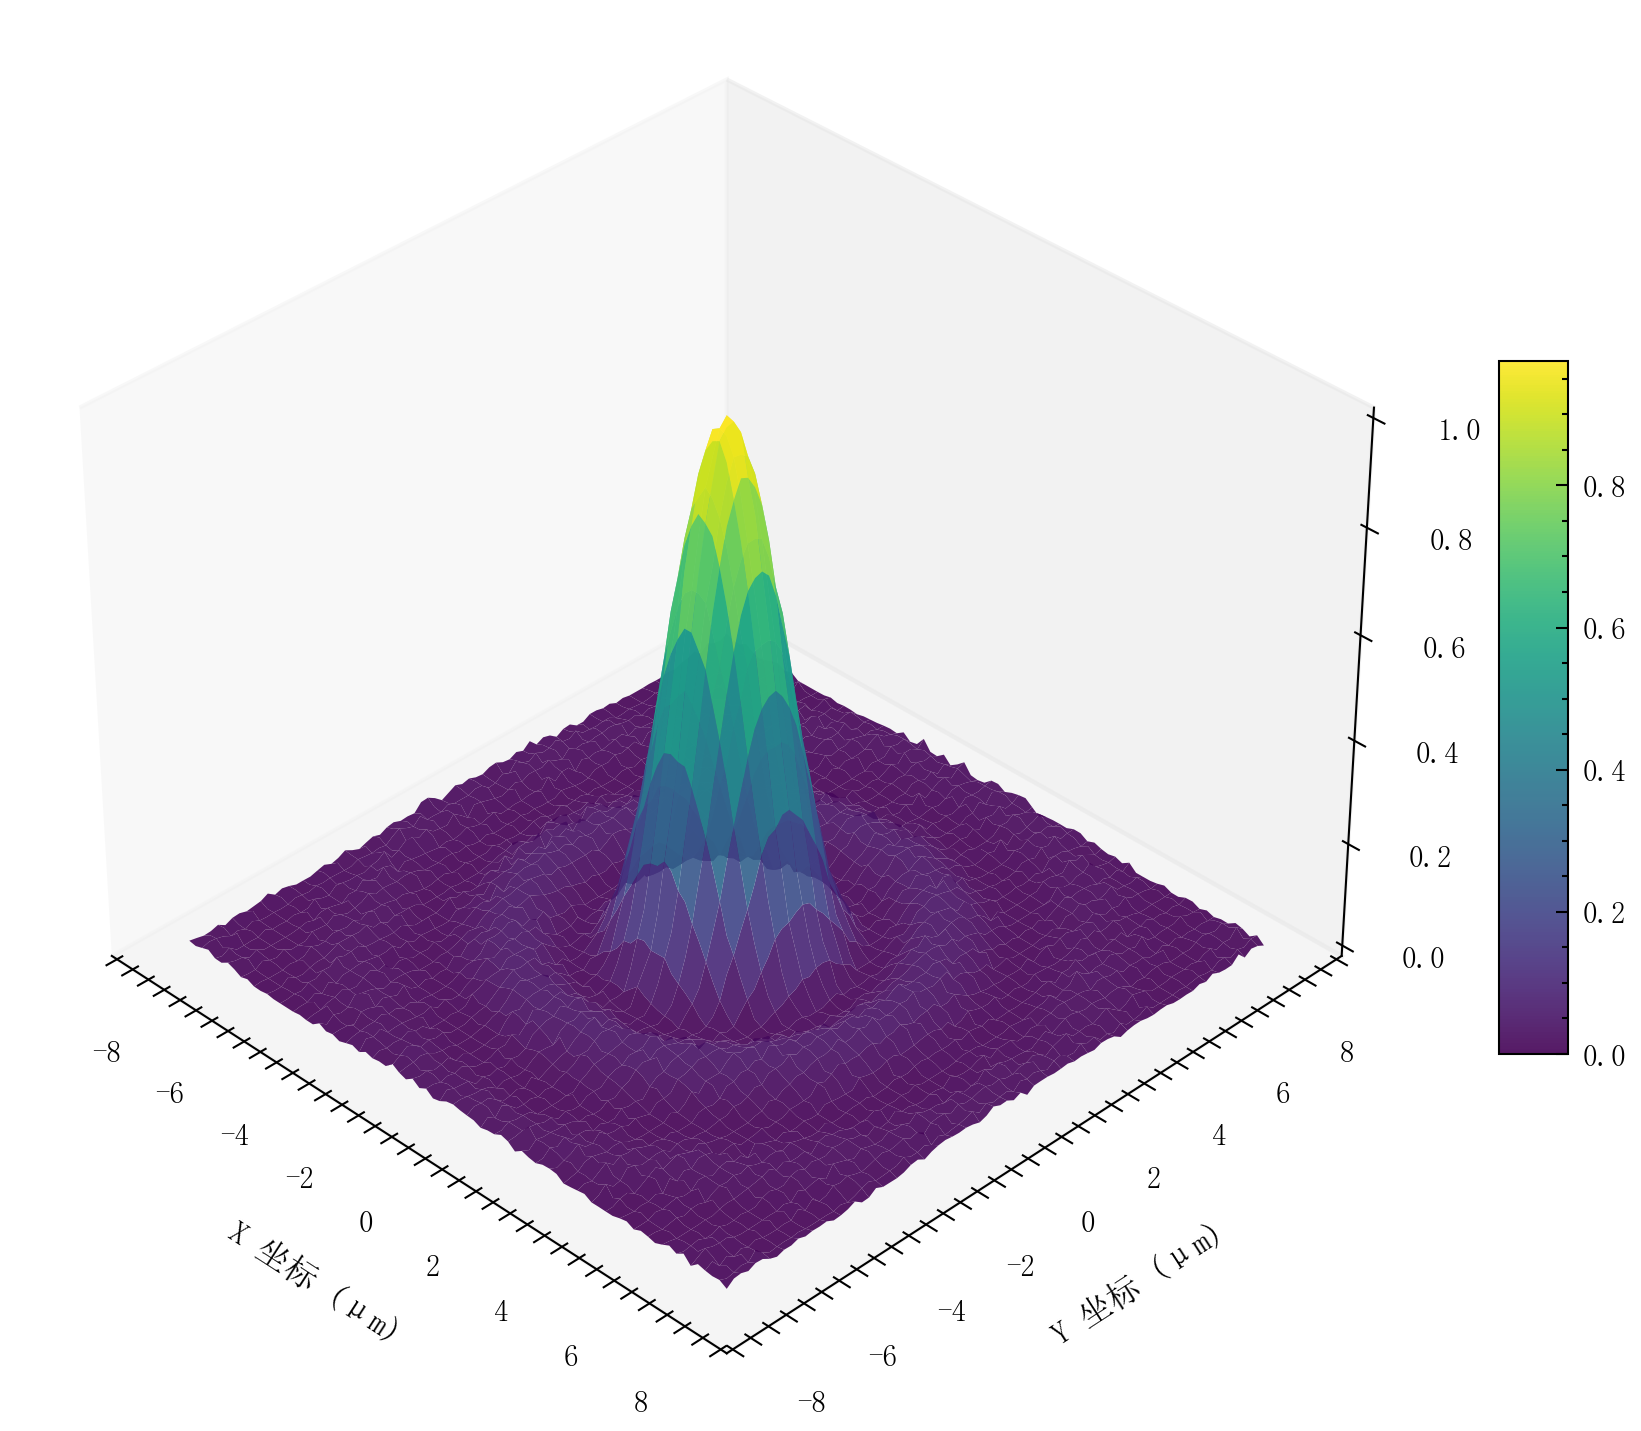

Write Python code to recreate this figure.
"""
10_3d_surface.py — 3D 曲面图

展示 SciPlot 的 plot_surface() 功能：绘制二维 sinc 函数的三维曲面，
模拟光学衍射的强度分布。选用合适的视角和配色以突出曲面结构。
使用 pastel 配色，Nature 默认样式，中文标签。
"""

import numpy as np
import sciplot as sp

# 可复现随机种子
np.random.seed(42)

# ── 数据生成 ──────────────────────────────────────────────────
# 二维 sinc 函数：sinc(r) = sin(r) / r，模拟圆孔衍射的强度分布
resolution = 80
x = np.linspace(-8, 8, resolution)
y = np.linspace(-8, 8, resolution)
X, Y = np.meshgrid(x, y)

# 计算到原点的距离
R = np.sqrt(X**2 + Y**2)

# sinc 函数（处理 r=0 的奇点）
Z = np.where(R == 0, 1.0, np.sin(R) / R)
Z = Z**2  # 衍射强度 ∝ sinc²(r)，取值 [0, 1]

# 加入轻微噪声模拟实验数据
Z_noisy = Z + np.random.normal(0, 0.005, Z.shape)
Z_noisy = np.clip(Z_noisy, 0, None)  # 强度非负

# ── 3D 曲面绘制 ───────────────────────────────────────────────
result = sp.plot_surface(
    X, Y, Z_noisy,
    xlabel="X 坐标 (μm)",
    ylabel="Y 坐标 (μm)",
    zlabel="归一化强度",
    cmap="viridis",
    alpha=0.9,
    elev=35,        # 仰角
    azim=-45,       # 方位角
    venue="nature",
)

fig = result.fig
ax = result.ax

# ── 保存 ──────────────────────────────────────────────────────
sp.save(fig, "showcase/10_3d_surface", formats=("png",), dpi=300)
